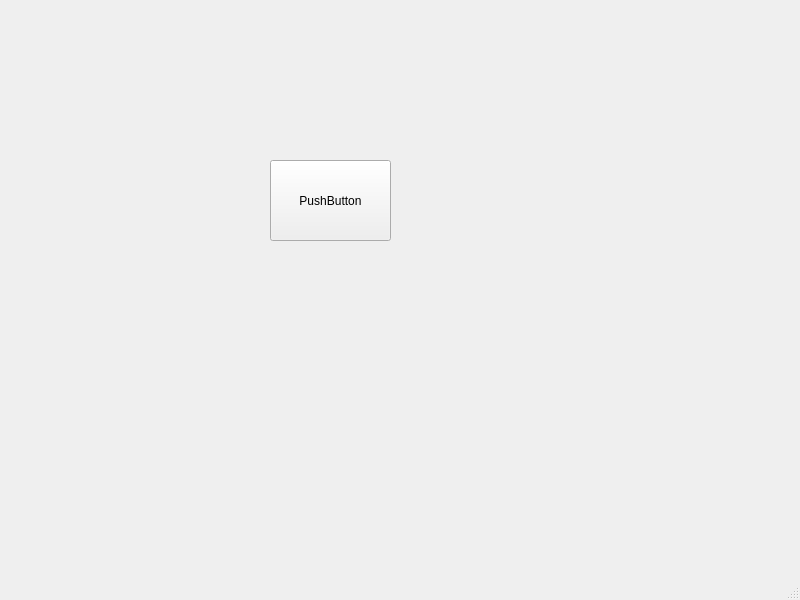
<?xml version="1.0" encoding="UTF-8"?>
<ui version="4.0">
 <class>MainWindow</class>
 <widget class="QMainWindow" name="MainWindow">
  <property name="geometry">
   <rect>
    <x>0</x>
    <y>0</y>
    <width>800</width>
    <height>600</height>
   </rect>
  </property>
  <property name="windowTitle">
   <string>MainWindow</string>
  </property>
  <widget class="QWidget" name="centralwidget">
   <widget class="QPushButton" name="pushButton">
    <property name="geometry">
     <rect>
      <x>270</x>
      <y>160</y>
      <width>121</width>
      <height>81</height>
     </rect>
    </property>
    <property name="text">
     <string>PushButton</string>
    </property>
   </widget>
  </widget>
  <widget class="QMenuBar" name="menubar">
   <property name="geometry">
    <rect>
     <x>0</x>
     <y>0</y>
     <width>800</width>
     <height>23</height>
    </rect>
   </property>
  </widget>
  <widget class="QStatusBar" name="statusbar"/>
 </widget>
 <resources/>
 <connections/>
</ui>
